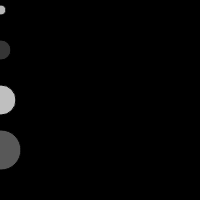
Frame 1 (no input)
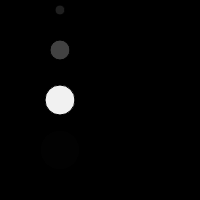
Frame 60 (no input)
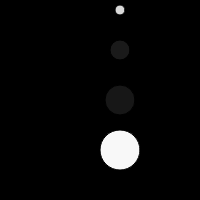
Frame 120 (the mouse pressed at the canvas centre since frame 60)

The p5.js sketch that drew these frames (run headless with seeded random() and noise() and a simulated clock; from frame 60 on, the mouse is pressed at the canvas centre):

// p5.js sketch
// ── sketch.js

var  x = 0;
//var  y = 100;
var  xSpeed = 1;


function setup() {
  createCanvas(200, 200);
}

function draw() {
  background(0);
  
  move();
  bounce();
  display(10, random(255), 10);
  display(50, random(255), 20);
  display(100, random(255), 30);
  display(150, random(255), 40);
}

//defined move function
function move(){
  x = x + (xSpeed);
}

//defined bounce function
function bounce(){
    if((x > width) || (x < 0)){
    xSpeed = xSpeed * -1;
  }
}

//defined display of ellipse
function display(y, color, diam){
  fill(color);
  ellipse(x, y, diam, diam);
}
